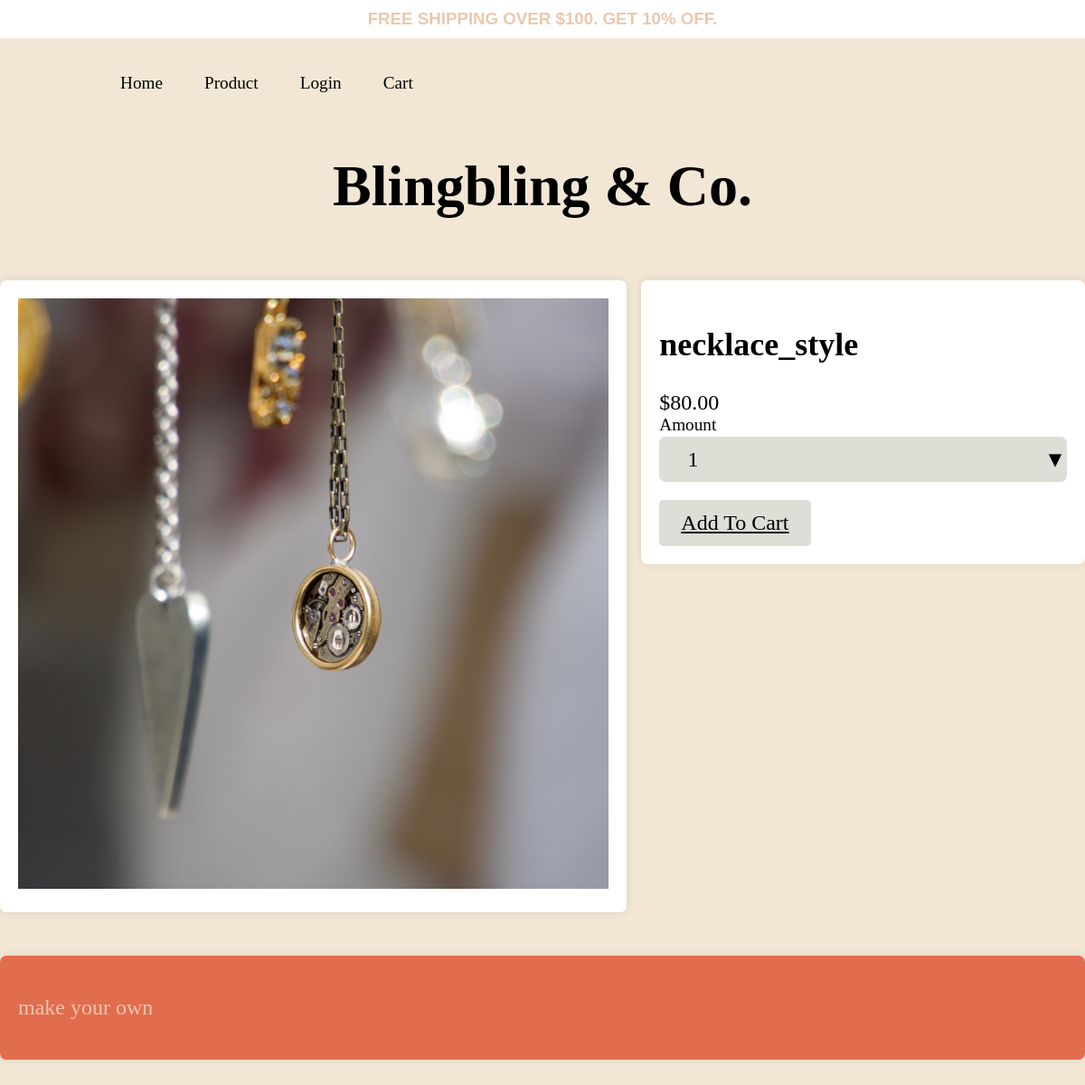
The app's page /product_item.php?id=1 with its own data.
### tables this page shows
CREATE TABLE `products` (
  `id` int(11) NOT NULL,
  `name` varchar(64) NOT NULL,
  `price` decimal(10,2) NOT NULL,
  `category` varchar(32) NOT NULL,
  `description` text NOT NULL,
  `thumbnail` varchar(128) NOT NULL,
  `images` varchar(256) NOT NULL,
  `date_create` datetime NOT NULL,
  `date_modify` datetime NOT NULL
);

### lib/php/functions.php (called while the page is built, shortened)
<?php
function makeConn() {
	$conn = new mysqli(...MYSQLIAuth());
	$conn->set_charset('utf8');
	return $conn;
}
function makeQuery($conn, $qry) {
	$result = $conn->query($qry);
	$a = [];
	while($row = $result->fetch_object()) {
		$a[] = $row;
	}
	return $a;
}
?>

### product_item.php (the view, shortened to what this page needs)
<?php
	include_once "lib/php/functions.php";
	$product = makeQuery(
		makeConn(),
		"SELECT * FROM `products` WHERE `id` =".$_GET['id'])[0];
?>
<!DOCTYPE html>
<html lang="en">
<head>
	<?php include "parts/meta.php"; ?>
</head>
<body class="body1">
<?php include "parts/navbar.php"; ?>
<?php include "parts/title.php"; ?>
	<div class="container">
		<div class="grid gap">
			<div class="col-xs-12 col-md-7">
				<div class="card soft">
					<div class="images-main">
						<img src="img/<?= $product->thumbnail ?>" alt="">
					</div>
				</div>
			</div>
			<div class="col-xs-12 col-md-5">
				<div class="card soft flat">
					<div class="card-section">
						<h2 class="prodcut-name"><?= $product->name ?></h2>
						<div class="product-price">&dollar;<?= $product->price ?></div>
					</div>
					<div class="card-section">
						<label for="product-amount" class="form-label">Amount</label>
						<div class="form-select" id="product-amount">
							<select>
								<option>1</option>
							</select>
						</div>
					</div>
			<div class="card-section1">
				<a href="product_added_to_cart.php?id=<?= $product->id ?>" class="form-button">Add To Cart</a>
			</div>
		</div>
	</div>
</div>
<div class="card soft dark">
			<p><?= $product->description ?></p>
		</div>
	</div>
</body>
</html>

### css/storetheme.css (style rules this page uses)
:root { --color-neutral-light: #eac8ad; --color-neutral-lightmedium: #ddded6; --color-neutral-medium: #f2e7d5; --color-neutral-mediumdark: #262626; --color-neutral-dark: #e26c4e; --color-black: #000000; --color-white: #ffffff; --font-title: 'Libre Baskerville', serif; --font-UI: 'Cormorant Garamond', serif; --font-paragraph: 'Nanum Gothic', sans-serif; }
.body1 { background-color: var(--color-neutral-medium); padding-bottom: 2em; margin: 0 auto; margin-right: auto; margin-left: auto; }
.images-main img { width: 100%; height: 50%; object-fit: contain; }
.grid { display: grid; grid-template-columns: repeat(12, 1fr); }
.grid.gap { --grid-gap: 1em; grid-gap: var(--grid-gap); gap:var(--grid-gap); }
.card-section1 { padding-top: 20px; }

### records on screen
products: thumbnail (picture), name "necklace_style", price "80.00", description "make your own"
